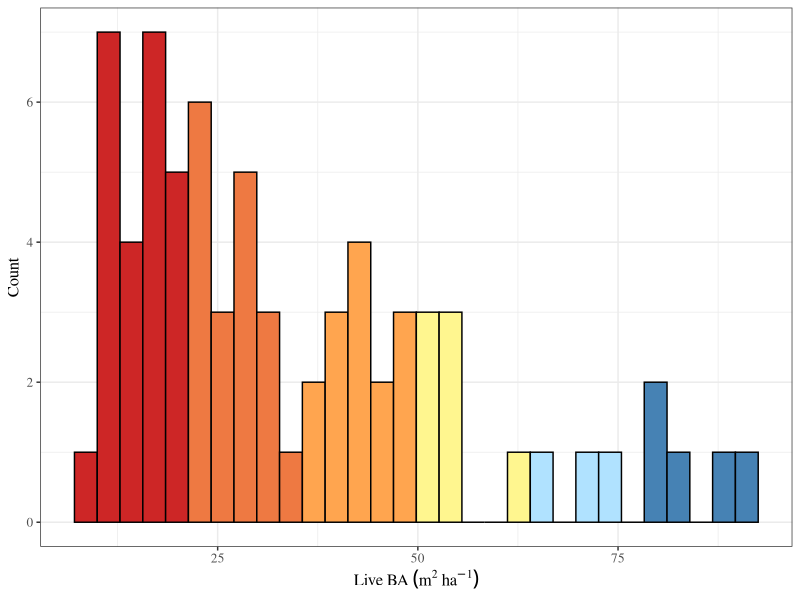

This figure's R source: (Note: this script raises an error after producing the figure.)
## ---- chunk 1
library(here) #Call on files from Collins_Pine-master R project
library(tidyverse) #Data wrangling and manipulation
library(ggthemes) #Manipulate aesthetics of ggplot
## ---- chunk 2
#Setting theme for figures
theme_set(theme_bw() + 
            theme(text = element_text(size = 12, family="serif"), 
        strip.background = element_blank()))

#Importing FIA plot data
FIA_graphs <- read.csv(here("Data/Derived", "d_FIA.csv"))

#Creating a column designating land ownership
#Codes < 40 are Federal- and State-owned
#Code = 40 is Private- an Native-owned
FIA_BA <- FIA_graphs %>%
  mutate(ownership = ifelse(OWNGRPCD < 40, "Federal/State",
                            ifelse(OWNGRPCD == 40, "Private/Native", NA)))

#Separating dataframes by ownership
Federal_BA <- FIA_BA %>%
  filter(ownership == "Federal/State")

Private_BA <- FIA_BA %>%
  filter(ownership == "Private/Native")

#Creating a color palette for histogram
palette.1 <- c(rep("firebrick3", 5), 
          rep("sienna2", 5), 
          rep("tan1",5),
          rep("khaki1", 5), 
          rep("lightskyblue1", 5),
          rep("steelblue", 5))

###########################################################################
#Live BA
###########################################################################

#Histogram of live BA
ggplot(FIA_BA, aes(BALIVE_sqmha)) + 
  geom_histogram(color = "black",
                 fill = palette.1) + 
  xlab(bquote("Live BA"~(m^2~ha^-1))) +
  ylab("Count") + 
  ggsave(here("Figures", "BALive.png"),
         width = 6, height = 4, dpi = 500)

#Histogram of live BA by ownership
ggplot(Private_BA, aes(BALIVE_sqmha)) + 
  geom_histogram(color = "black",
                 fill = palette.1) + 
  geom_histogram(data = Federal_BA, aes(BALIVE_sqmha),
                 color = "black",
                 fill = palette.1,
                 alpha = 0.5,
                 linetype = "dashed") + 
  xlab(bquote("Live BA"~(m^2~ha^-1))) +
  ylab("Count") + 
  ggsave(here("Figures", "BALive_ownership.png"),
         width = 6, height = 4, dpi = 500)

#Density plot of live BA by ownership
ggplot(FIA_BA, aes(BALIVE_sqmha, fill = ownership)) + 
  geom_density(alpha = 0.5) + 
  scale_fill_manual(values = c("goldenrod2",
                               "dodgerblue3")) + 
  xlab(bquote("Live BA"~(m^2~ha^-1))) +
  coord_cartesian(expand = FALSE) + 
  ylab("Density") +
  theme(legend.title = element_blank()) +
  ggsave(here("Figures", "BALive_density_ownership.png"),
         width = 6, height = 4, dpi = 500)

##############################################################################
#Fir-Pine Ratio
##############################################################################

#Histogram of Fir-Pine ratio
ggplot(FIA_BA, aes(AB_PI)) + 
  geom_histogram(color = "black",
                 fill = palette.1) + 
  xlab("Fir-Pine Ratio") +
  ylab("Count") + 
  ggsave(here("Figures", "Fir_Pine.png"),
         width = 6, height = 4, dpi = 500)  
  
#Histogram of Fir-Pine ratio by ownership
ggplot(Private_BA, aes(AB_PI)) + 
  geom_histogram(color = "black",
                 fill = palette.1) + 
  geom_histogram(data = Federal_BA, aes(AB_PI),
                 color = "black",
                 fill = palette.1,
                 alpha = 0.5,
                 linetype = "dashed") + 
  xlab("Fir-Pine Ratio") +
  ylab("Count") + 
  ggsave(here("Figures", "Fir_Pine_ownership.png"),
         width = 6, height = 4, dpi = 500)

#Density plot of Fir-Pine ratio by ownership
ggplot(FIA_BA, aes(AB_PI, fill = ownership)) + 
  geom_density(alpha = 0.5) + 
  scale_fill_manual(values = c("goldenrod2",
                               "dodgerblue3")) + 
  xlab("Fir-Pine Ratio") +
  coord_cartesian(expand = FALSE) + 
  ylab("Density") +
  theme(legend.title = element_blank()) +
  ggsave(here("Figures", "Fir_Pine_density_ownership.png"),
         width = 6, height = 4, dpi = 500)

#############################################################################
#TPH
#############################################################################

#Creating a datframe to graph TPH
#Gathering columns (long format) to designate diameter classes
#Removing entries where TPH = 0
FIA_density <- FIA_BA %>%
  group_by(PLT_CN) %>%
  gather(., "DBH.class", "TPH", 34:37) %>%
  filter(TPH != 0) %>%
  ungroup() %>%
  mutate(dbh = ifelse(DBH.class == "DENS_12plus", "All Trees",
                      ifelse(DBH.class == "DENS_12_24", "12-24in",
                             ifelse(DBH.class == "DENS_24_36", "24-36in",
                                    ifelse(DBH.class == "DENS_36plus", ">= 36in", NA)))))

#Reordering diameter classes for graph
FIA_density$dbh <- factor(FIA_density$dbh, levels = c("All Trees",
                                                      "12-24in",
                                                      "24-36in",
                                                      ">= 36in"))

#Separating dataframes by ownership
Federal_density <- FIA_density %>%
  filter(ownership == "Federal/State")

Private_density <- FIA_density %>%
  filter(ownership == "Private/Native")

#Establishing a color palette for facet histograms
palette.2 <- rep(c(rep("firebrick3", 5), 
          rep("sienna2", 5), 
          rep("tan1",5),
          rep("khaki1", 5), 
          rep("lightskyblue1", 5),
          rep("steelblue", 5)), 4)

#Histogram of TPH by diameter class
#Saving figure
ggplot(FIA_density, aes(TPH)) +
  geom_histogram(color = "black",
                 fill = palette.2,
                 origin = -0.5) + 
  facet_wrap(~dbh, scales = "free") + 
  ylab("Count") + 
  ggsave(here("Figures", "TPH.png"),
         width = 6, height = 4, dpi = 500)

#Histogram of TPH by diameter class AND ownership
#Saving figure
ggplot(Private_density, aes(TPH)) +
  geom_histogram(color = "black",
                 fill = palette.2,
                 origin = -0.5) + 
  facet_wrap(~dbh, scales = "free") + 
  geom_histogram(data = Federal_density, aes(TPH),
                 color = "black",
                 fill = palette.2,
                 alpha = 0.5,
                 origin = -0.5,
                 linetype = "dashed") + 
  ylab("Count") + 
  ggsave(here("Figures", "TPH_ownership.png"),
         width = 6, height = 4, dpi = 500)

#Density plot of TPH by diameter class AND ownership
ggplot(FIA_density, aes(TPH, fill = ownership)) + 
  geom_density(alpha = 0.5) + 
  scale_fill_manual(values = c("goldenrod2",
                               "dodgerblue3")) + 
  xlab("TPH") +
  coord_cartesian(expand = FALSE) + 
  ylab("Density") +
  facet_wrap(~dbh, scales = "free") +
  theme(legend.title = element_blank()) +
  ggsave(here("Figures", "TPH_density_ownership.png"),
         width = 6, height = 4, dpi = 500)


